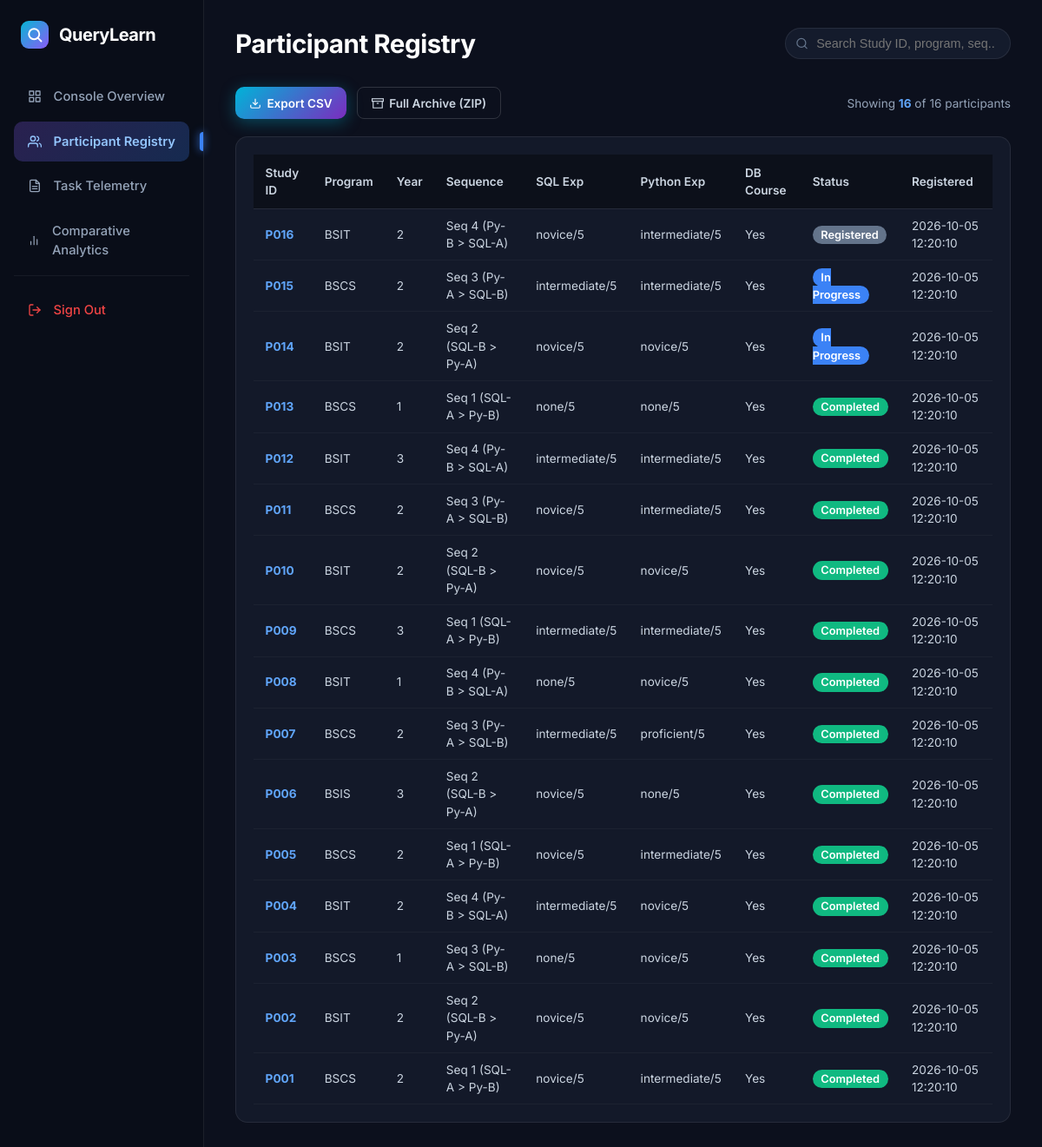
/dashboard/participants (signed in), run on the app's committed database.
### tables this page shows
CREATE TABLE participants (
        id INTEGER PRIMARY KEY AUTOINCREMENT,
        study_id TEXT UNIQUE NOT NULL,
        program TEXT,
        year_level INTEGER,
        python_exp TEXT,
        sql_exp TEXT,
        other_languages TEXT,
        db_course TEXT,
        consent BOOLEAN,
        sequence_id INTEGER,
        status TEXT,
        created_at TIMESTAMP DEFAULT CURRENT_TIMESTAMP
    );

### blueprints/dashboard.py (the view)
    def wrapper(*args, **kwargs):
        if not session.get('is_researcher'):
            return redirect(url_for('auth.researcher_login'))
        return f(*args, **kwargs)

### blueprints/dashboard.py (called while the page is built)
def get_research_db_path():
    try:
        return current_app.config.get('RESEARCH_DB', Config.RESEARCH_DB)
    except RuntimeError:
        return Config.RESEARCH_DB

def require_researcher(f):
    def wrapper(*args, **kwargs):
        if not session.get('is_researcher'):
            return redirect(url_for('auth.researcher_login'))
        return f(*args, **kwargs)
    wrapper.__name__ = f.__name__
    return wrapper

@dashboard_bp.route('/participants')
@require_researcher
def participants():
    conn = sqlite3.connect(get_research_db_path())
    conn.row_factory = sqlite3.Row
    cursor = conn.cursor()
    cursor.execute("SELECT * FROM participants ORDER BY id DESC")
    participants_list = [dict(r) for r in cursor.fetchall()]
    conn.close()
    return render_template('dashboard/participants.html', participants=participants_list)

### templates/dashboard/participants.html (shortened to what this page needs)
<!DOCTYPE html>
<html lang="en">
<head>
    <link rel="stylesheet" href="{{ url_for('static', filename='css/style.css') }}">
</head>
<body>
<div class="db-page">
    <aside class="db-sidebar">
        <a href="{{ url_for('dashboard.overview') }}" class="db-brand">
            <div class="db-brand-icon">
                <svg width="18" height="18" viewBox="0 0 24 24" fill="none">
                    <circle cx="11" cy="11" r="8" stroke="#ffffff" stroke-width="2.5"/>
                    <line x1="16.5" y1="16.5" x2="22" y2="22" stroke="#ffffff" stroke-width="2.5" stroke-linecap="round"/>
                </svg>
            </div>
            <span class="db-brand-text">QueryLearn</span>
        </a>
        <nav class="db-nav">
            <a href="{{ url_for('dashboard.overview') }}" class="db-nav-link">
                <span>Console Overview</span>
            </a>
            <a href="{{ url_for('dashboard.participants') }}" class="db-nav-link active">
                <span>Participant Registry</span>
            </a>
            <a href="{{ url_for('dashboard.results') }}" class="db-nav-link">
                <span>Task Telemetry</span>
            </a>
            <a href="{{ url_for('dashboard.charts') }}" class="db-nav-link">
                <svg width="16" height="16" viewBox="0 0 24 24" fill="none" stroke="currentColor" stroke-width="2" stroke-linecap="round" stroke-linejoin="round"><line x1="18" y1="20" x2="18" y2="10"></line><line x1="12" y1="20" x2="12" y2="4"></line><line x1="6" y1="20" x2="6" y2="14"></line></svg>
                <span>Comparative Analytics</span>
            </a>
            <div style="margin-top: auto; padding-top: 1rem; border-top: 1px solid rgba(255,255,255,0.06);">
                <a href="{{ url_for('auth.logout') }}" class="db-nav-link" style="color: #ef4444;">
                    <svg width="16" height="16" viewBox="0 0 24 24" fill="none" stroke="currentColor" stroke-width="2" stroke-linecap="round" stroke-linejoin="round"><path d="M9 21H5a2 2 0 0 1-2-2V5a2 2 0 0 1 2-2h4"></path><polyline points="16 17 21 12 16 7"></polyline><line x1="21" y1="12" x2="9" y2="12"></line></svg>
                    <span>Sign Out</span>
                </a>
            </div>
        </nav>
    </aside>
    <main class="db-main">
        <header class="db-topbar">
            <h1 class="db-title">Participant Registry</h1>
            <div class="db-topbar-tools" style="display: flex; gap: 0.75rem; align-items: center;">
                <div style="position: relative;">
                    <input type="text" id="participant-search" class="db-search" placeholder="Search Study ID, program, seq..." style="width: 260px; padding-left: 2.2rem;">
                </div>
            </div>
        </header>
        <div style="margin-bottom: 1.25rem; display: flex; justify-content: space-between; align-items: center; flex-wrap: wrap; gap: 1rem;">
            <div style="display: flex; gap: 0.75rem;">
                <a href="{{ url_for('dashboard.export', type='participants') }}" class="db-btn-run-gradient" style="text-decoration: none; display: inline-flex; align-items: center; gap: 0.4rem; padding: 0.5rem 1rem; font-size: 0.85rem;">
                    <svg width="14" height="14" viewBox="0 0 24 24" fill="none" stroke="currentColor" stroke-width="2"><path d="M21 15v4a2 2 0 0 1-2 2H5a2 2 0 0 1-2-2v-4"></path><polyline points="7 10 12 15 17 10"></polyline><line x1="12" y1="15" x2="12" y2="3"></line></svg>
                    Export CSV
                </a>
                <a href="{{ url_for('dashboard.export', type='all') }}" class="btn btn-outline btn-sm" style="display: inline-flex; align-items: center; gap: 0.4rem; font-size: 0.85rem;">
                    <svg width="14" height="14" viewBox="0 0 24 24" fill="none" stroke="currentColor" stroke-width="2"><polyline points="21 8 21 21 3 21 3 8"></polyline><rect x="1" y="3" width="22" height="5"></rect><line x1="10" y1="12" x2="14" y2="12"></line></svg>
                    Full Archive (ZIP)
                </a>
            </div>
            <div id="participant-count-badge" style="font-size: 0.85rem; color: #94a3b8;">
                Showing <strong id="visible-count" style="color: #60a5fa;">{{ participants|length }}</strong> of {{ participants|length }} participants
            </div>
        </div>
        <div class="db-results-card" style="width: 100%;">
            <table class="db-dark-table">
                <thead>
                    <tr>
                        <th>Study ID</th>
                        <th>Program</th>
                        <th>Year</th>
                        <th>Sequence</th>
                        <th>SQL Exp</th>
                        <th>Python Exp</th>
                        <th>DB Course</th>
                        <th>Status</th>
                        <th>Registered</th>
                    </tr>
                </thead>
                <tbody id="participant-table-body">
                    {% for p in participants %}
                    <tr class="participant-row" data-study-id="{{ p.study_id }}" data-program="{{ p.program }}" data-status="{{ p.status }}">
                        <td><strong style="color: #60a5fa;">{{ p.study_id }}</strong></td>
                        <td>{{ p.program }}</td>
                        <td>{{ p.year_level }}</td>
                        <td>
                            {% if p.sequence_id == 1 %}
                                Seq 1 (SQL-A &gt; Py-B)
                            {% elif p.sequence_id == 2 %}
                                Seq 2 (SQL-B &gt; Py-A)
                            {% elif p.sequence_id == 3 %}
                                Seq 3 (Py-A &gt; SQL-B)
                            {% else %}
                                Seq 4 (Py-B &gt; SQL-A)
                            {% endif %}
                        </td>
                        <td>{{ p.sql_exp }}/5</td>
                        <td>{{ p.python_exp }}/5</td>
                        <td>{{ 'Yes' if p.db_course else 'No' }}</td>
                        <td>
                            {% if p.status == 'completed' %}
                                <span style="background-color: #10b981; color: white; padding: 0.2rem 0.6rem; border-radius: 9999px; font-size: 0.8rem; font-weight: 600;">Completed</span>
                            {% elif p.status == 'in_progress' %}
                                <span style="background-color: #3b82f6; color: white; padding: 0.2rem 0.6rem; border-radius: 9999px; font-size: 0.8rem; font-weight: 600;">In Progress</span>
                            {% else %}
                                <span style="background-color: #64748b; color: white; padding: 0.2rem 0.6rem; border-radius: 9999px; font-size: 0.8rem; font-weight: 600;">Registered</span>
                            {% endif %}
                        </td>
                        <td>{{ p.created_at }}</td>
                    </tr>
                    {% else %}
                    <tr>
                        <td colspan="9" style="text-align: center; color: #64748b; padding: 1.5rem;">No participants found.</td>
                    </tr>
                    {% endfor %}
                </tbody>
            </table>
        </div>
    </main>
</div>
</body>
</html>

### data on the page
participants: study_id "P016", program "BSIT", year_level "2", sequence_id "Seq 4 (Py-B > SQL-A)", sql_exp "novice", python_exp "intermediate", db_course "Yes", status "Registered", created_at "2026-10-05 12:20:10"
participants: study_id "P015", program "BSCS", year_level "2", sequence_id "Seq 3 (Py-A > SQL-B)", sql_exp "intermediate", python_exp "intermediate", db_course "Yes", status "In Progress", created_at "2026-10-05 12:20:10"
participants: study_id "P014", program "BSIT", year_level "2", sequence_id "Seq 2 (SQL-B > Py-A)", sql_exp "novice", python_exp "novice", db_course "Yes", status "In Progress", created_at "2026-10-05 12:20:10"
participants: study_id "P013", program "BSCS", year_level "1", sequence_id "Seq 1 (SQL-A > Py-B)", sql_exp "none", python_exp "none", db_course "Yes", status "Completed", created_at "2026-10-05 12:20:10"
participants: study_id "P012", program "BSIT", year_level "3", sequence_id "Seq 4 (Py-B > SQL-A)", sql_exp "intermediate", python_exp "intermediate", db_course "Yes", status "Completed", created_at "2026-10-05 12:20:10"
participants: study_id "P011", program "BSCS", year_level "2", sequence_id "Seq 3 (Py-A > SQL-B)", sql_exp "novice", python_exp "intermediate", db_course "Yes", status "Completed", created_at "2026-10-05 12:20:10"
participants: study_id "P010", program "BSIT", year_level "2", sequence_id "Seq 2 (SQL-B > Py-A)", sql_exp "novice", python_exp "novice", db_course "Yes", status "Completed", created_at "2026-10-05 12:20:10"
participants: study_id "P009", program "BSCS", year_level "3", sequence_id "Seq 1 (SQL-A > Py-B)", sql_exp "intermediate", python_exp "intermediate", db_course "Yes", status "Completed", created_at "2026-10-05 12:20:10"
participants: study_id "P008", program "BSIT", year_level "1", sequence_id "Seq 4 (Py-B > SQL-A)", sql_exp "none", python_exp "novice", db_course "Yes", status "Completed", created_at "2026-10-05 12:20:10"
participants: study_id "P007", program "BSCS", year_level "2", sequence_id "Seq 3 (Py-A > SQL-B)", sql_exp "intermediate", python_exp "proficient", db_course "Yes", status "Completed", created_at "2026-10-05 12:20:10"
participants: study_id "P006", program "BSIS", year_level "3", sequence_id "Seq 2 (SQL-B > Py-A)", sql_exp "novice", python_exp "none", db_course "Yes", status "Completed", created_at "2026-10-05 12:20:10"
participants: study_id "P005", program "BSCS", year_level "2", sequence_id "Seq 1 (SQL-A > Py-B)", sql_exp "novice", python_exp "intermediate", db_course "Yes", status "Completed", created_at "2026-10-05 12:20:10"
participants: study_id "P004", program "BSIT", year_level "2", sequence_id "Seq 4 (Py-B > SQL-A)", sql_exp "intermediate", python_exp "novice", db_course "Yes", status "Completed", created_at "2026-10-05 12:20:10"
participants: study_id "P003", program "BSCS", year_level "1", sequence_id "Seq 3 (Py-A > SQL-B)", sql_exp "none", python_exp "novice", db_course "Yes", status "Completed", created_at "2026-10-05 12:20:10"
participants: study_id "P002", program "BSIT", year_level "2", sequence_id "Seq 2 (SQL-B > Py-A)", sql_exp "novice", python_exp "novice", db_course "Yes", status "Completed", created_at "2026-10-05 12:20:10"
participants: study_id "P001", program "BSCS", year_level "2", sequence_id "Seq 1 (SQL-A > Py-B)", sql_exp "novice", python_exp "intermediate", db_course "Yes", status "Completed", created_at "2026-10-05 12:20:10"

### other printed values
{{ participants|length }} "16"
